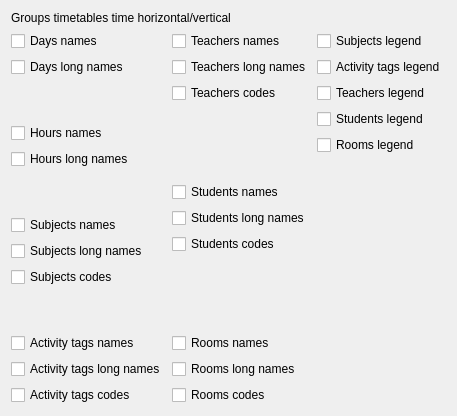
     <widget class="QWidget" name="tabWidgetPage7">
      <attribute name="title">
       <string>7</string>
      </attribute>
      <layout class="QGridLayout" name="gridLayout_8">
       <item row="0" column="0" colspan="3">
        <widget class="QLabel" name="label_7">
         <property name="text">
          <string>Groups timetables time horizontal/vertical</string>
         </property>
        </widget>
       </item>
       <item row="1" column="0">
        <layout class="QVBoxLayout" name="verticalLayout_7">
         <item>
          <widget class="QCheckBox" name="groupsTimeHVDaysNamesCheckBox">
           <property name="text">
            <string>Days names</string>
           </property>
          </widget>
         </item>
         <item>
          <widget class="QCheckBox" name="groupsTimeHVDaysLongNamesCheckBox">
           <property name="text">
            <string>Days long names</string>
           </property>
          </widget>
         </item>
         <item>
          <spacer name="verticalSpacer_19">
           <property name="orientation">
            <enum>Qt::Vertical</enum>
           </property>
           <property name="sizeHint" stdset="0">
            <size>
             <width>20</width>
             <height>40</height>
            </size>
           </property>
          </spacer>
         </item>
         <item>
          <widget class="QCheckBox" name="groupsTimeHVHoursNamesCheckBox">
           <property name="text">
            <string>Hours names</string>
           </property>
          </widget>
         </item>
         <item>
          <widget class="QCheckBox" name="groupsTimeHVHoursLongNamesCheckBox">
           <property name="text">
            <string>Hours long names</string>
           </property>
          </widget>
         </item>
         <item>
          <spacer name="verticalSpacer_20">
           <property name="orientation">
            <enum>Qt::Vertical</enum>
           </property>
           <property name="sizeHint" stdset="0">
            <size>
             <width>20</width>
             <height>40</height>
            </size>
           </property>
          </spacer>
         </item>
         <item>
          <widget class="QCheckBox" name="groupsTimeHVSubjectsNamesCheckBox">
           <property name="text">
            <string>Subjects names</string>
           </property>
          </widget>
         </item>
         <item>
          <widget class="QCheckBox" name="groupsTimeHVSubjectsLongNamesCheckBox">
           <property name="text">
            <string>Subjects long names</string>
           </property>
          </widget>
         </item>
         <item>
          <widget class="QCheckBox" name="groupsTimeHVSubjectsCodesCheckBox">
           <property name="text">
            <string>Subjects codes</string>
           </property>
          </widget>
         </item>
         <item>
          <spacer name="verticalSpacer_21">
           <property name="orientation">
            <enum>Qt::Vertical</enum>
           </property>
           <property name="sizeHint" stdset="0">
            <size>
             <width>20</width>
             <height>40</height>
            </size>
           </property>
          </spacer>
         </item>
         <item>
          <widget class="QCheckBox" name="groupsTimeHVActivityTagsNamesCheckBox">
           <property name="text">
            <string>Activity tags names</string>
           </property>
          </widget>
         </item>
         <item>
          <widget class="QCheckBox" name="groupsTimeHVActivityTagsLongNamesCheckBox">
           <property name="text">
            <string>Activity tags long names</string>
           </property>
          </widget>
         </item>
         <item>
          <widget class="QCheckBox" name="groupsTimeHVActivityTagsCodesCheckBox">
           <property name="text">
            <string>Activity tags codes</string>
           </property>
          </widget>
         </item>
        </layout>
       </item>
       <item row="1" column="1">
        <layout class="QVBoxLayout" name="verticalLayout_8">
         <item>
          <widget class="QCheckBox" name="groupsTimeHVTeachersNamesCheckBox">
           <property name="text">
            <string>Teachers names</string>
           </property>
          </widget>
         </item>
         <item>
          <widget class="QCheckBox" name="groupsTimeHVTeachersLongNamesCheckBox">
           <property name="text">
            <string>Teachers long names</string>
           </property>
          </widget>
         </item>
         <item>
          <widget class="QCheckBox" name="groupsTimeHVTeachersCodesCheckBox">
           <property name="text">
            <string>Teachers codes</string>
           </property>
          </widget>
         </item>
         <item>
          <spacer name="verticalSpacer_22">
           <property name="orientation">
            <enum>Qt::Vertical</enum>
           </property>
           <property name="sizeHint" stdset="0">
            <size>
             <width>20</width>
             <height>40</height>
            </size>
           </property>
          </spacer>
         </item>
         <item>
          <widget class="QCheckBox" name="groupsTimeHVStudentsNamesCheckBox">
           <property name="text">
            <string>Students names</string>
           </property>
          </widget>
         </item>
         <item>
          <widget class="QCheckBox" name="groupsTimeHVStudentsLongNamesCheckBox">
           <property name="text">
            <string>Students long names</string>
           </property>
          </widget>
         </item>
         <item>
          <widget class="QCheckBox" name="groupsTimeHVStudentsCodesCheckBox">
           <property name="text">
            <string>Students codes</string>
           </property>
          </widget>
         </item>
         <item>
          <spacer name="verticalSpacer_23">
           <property name="orientation">
            <enum>Qt::Vertical</enum>
           </property>
           <property name="sizeHint" stdset="0">
            <size>
             <width>20</width>
             <height>40</height>
            </size>
           </property>
          </spacer>
         </item>
         <item>
          <widget class="QCheckBox" name="groupsTimeHVRoomsNamesCheckBox">
           <property name="text">
            <string>Rooms names</string>
           </property>
          </widget>
         </item>
         <item>
          <widget class="QCheckBox" name="groupsTimeHVRoomsLongNamesCheckBox">
           <property name="text">
            <string>Rooms long names</string>
           </property>
          </widget>
         </item>
         <item>
          <widget class="QCheckBox" name="groupsTimeHVRoomsCodesCheckBox">
           <property name="text">
            <string>Rooms codes</string>
           </property>
          </widget>
         </item>
        </layout>
       </item>
       <item row="1" column="2">
        <layout class="QVBoxLayout" name="verticalLayout_42">
         <item>
          <widget class="QCheckBox" name="groupsTimeHVSubjectsLegendCheckBox">
           <property name="text">
            <string>Subjects legend</string>
           </property>
          </widget>
         </item>
         <item>
          <widget class="QCheckBox" name="groupsTimeHVActivityTagsLegendCheckBox">
           <property name="text">
            <string>Activity tags legend</string>
           </property>
          </widget>
         </item>
         <item>
          <widget class="QCheckBox" name="groupsTimeHVTeachersLegendCheckBox">
           <property name="text">
            <string>Teachers legend</string>
           </property>
          </widget>
         </item>
         <item>
          <widget class="QCheckBox" name="groupsTimeHVStudentsLegendCheckBox">
           <property name="text">
            <string>Students legend</string>
           </property>
          </widget>
         </item>
         <item>
          <widget class="QCheckBox" name="groupsTimeHVRoomsLegendCheckBox">
           <property name="text">
            <string>Rooms legend</string>
           </property>
          </widget>
         </item>
         <item>
          <spacer name="verticalSpacer_99">
           <property name="orientation">
            <enum>Qt::Vertical</enum>
           </property>
           <property name="sizeHint" stdset="0">
            <size>
             <width>20</width>
             <height>40</height>
            </size>
           </property>
          </spacer>
         </item>
        </layout>
       </item>
      </layout>
     </widget>
